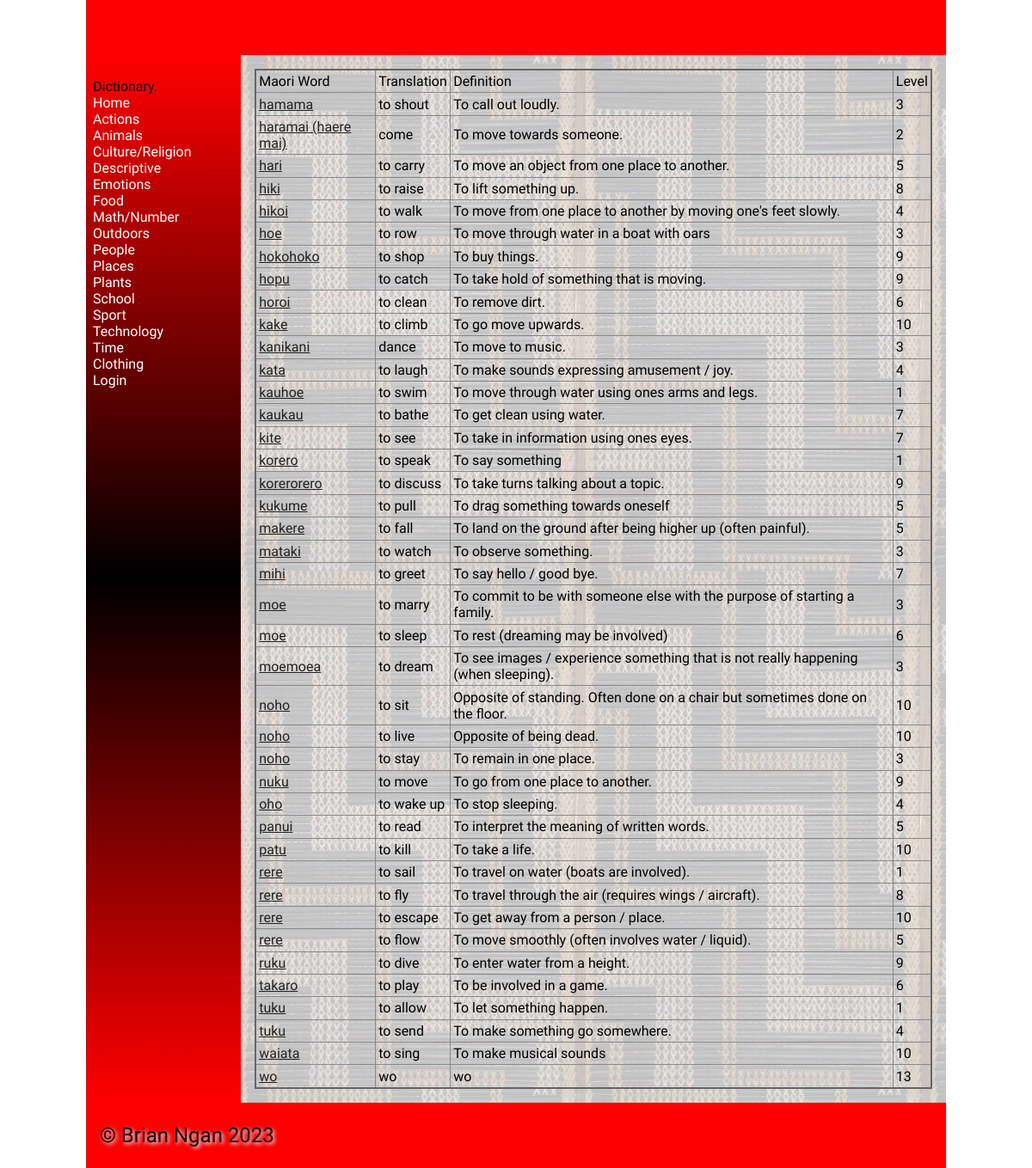
The page /category/1 on the database as committed earlier.
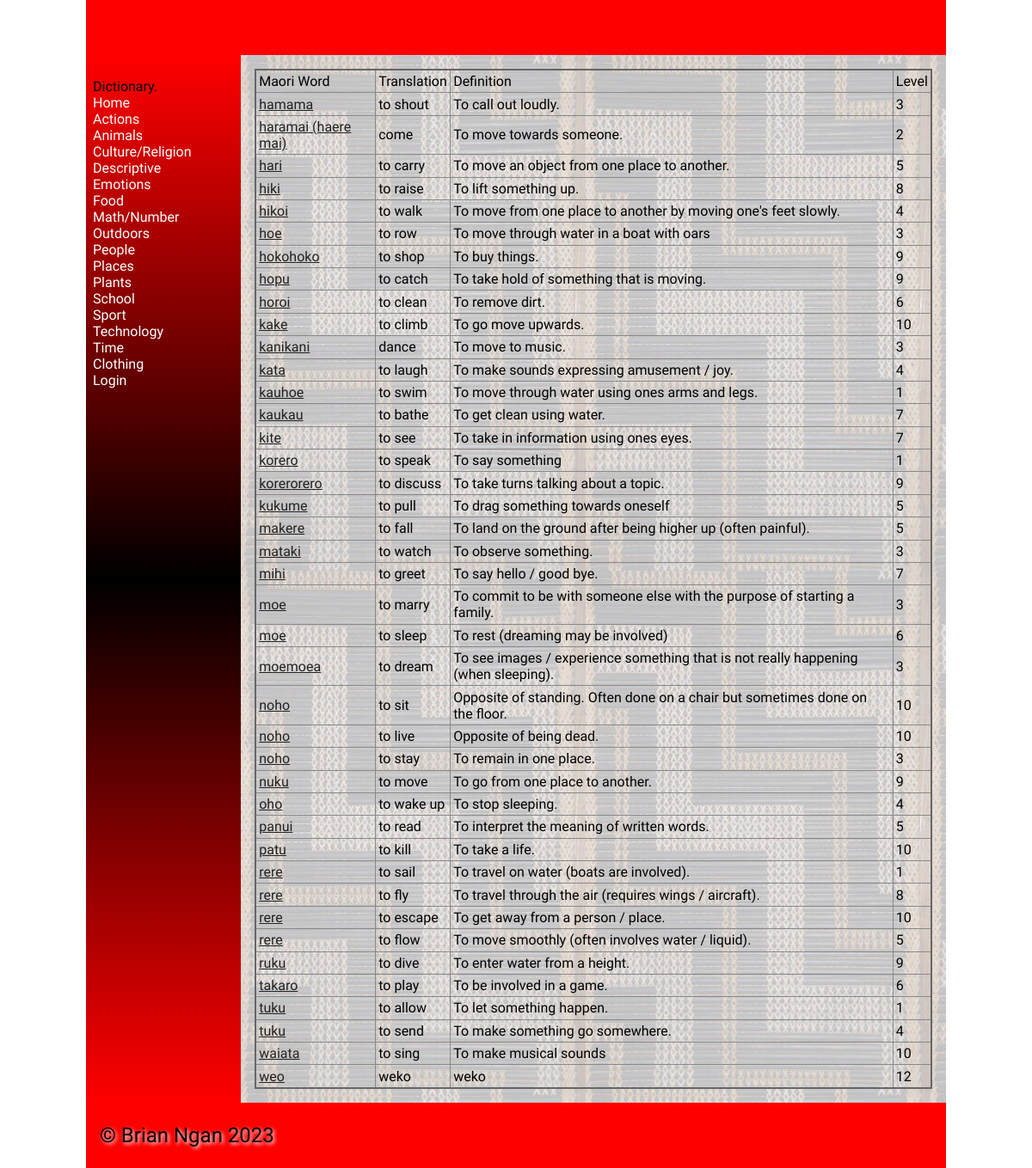
The same page on the database as committed later.
### tables this page shows
CREATE TABLE categories
(
    id       integer
        primary key autoincrement,
    category varchar(30)
);

CREATE TABLE "vocab_list"
(
    id                  integer
        primary key autoincrement,
    maori_word          varchar default 30,
    english_translation varchar default 30,
    category            integer,
    definition          varchar default 500,
    level               integer,
    image               varchar(60),
    author              integer,
    last_edit_time      varchar(50)
);

### flaskProject/app.py (the view)
@app.route('/category/<cat_id>')
def render_words(cat_id):
    con = create_connection(DATABASE)
    cur = con.cursor()
    query = "SELECT * FROM vocab_list WHERE category = ?"
    cur.execute(query, (cat_id,))
    words_list = cur.fetchall()
    return render_template('dictionary.html', logged_in=logged_in_checker(), categories=get_all_category(),
                           words=words_list)

### flaskProject/app.py (called while the page is built)
def create_connection(db_file):
    try:
        connection = sqlite3.connect(db_file)
        return connection
    except Error as e:
        print(e)
    return None

def logged_in_checker():
    if session.get('email') is None:
        return None
    elif session.get('user_type') == 1:
        return 0
    elif session.get('user_type') == 2:
        return 1

def get_all_category():
    con = create_connection(DATABASE)
    cur = con.cursor()
    query = "SELECT * FROM categories"
    cur.execute(query, )
    return cur.fetchall()

### flaskProject/templates/dictionary.html (shortened to what this page needs)
{% extends "base.html" %}
{% block main %}
<div class="word-block">
    <table>
        <thead>
            <tr>
                <td>Maori Word</td>
                <td>Translation</td>
                <td>Definition</td>
                <td>Level</td>
            </tr>
        </thead>
        <tbody>
        {% for word in words %}
            <tr>
                <td><a href="/worddisplay/{{word[0]}}">{{ word[1] }}</a></td>
                <td>{{ word[2] }}</td>
                <td>{{ word[4] }}</td>
                <td>{{ word[5] }}</td>
            </tr>
        {% endfor %}
        </tbody>
    </table>
</div>
{% endblock %}

### flaskProject/templates/base.html (shortened to what this page needs)
<!doctype html>
<html lang="en">
<head>
	<link href="{{ url_for('static', filename='css/style.css') }}" rel="stylesheet">
</head>
<body>
	<div id="container">
		<header>
			<h1>{% block heading %}{% endblock %}</h1>
		</header>
		<nav>
			<div class="container">
				<div class="navbar-brand">Dictionary.</div>
					<div class="navbar-links">
						<a href="/">Home</a><br>
                        {% for category in categories %}
                        <a href="/category/{{ category[0] }}">{{ category[1] }}</a><br>
                        {% endfor %}
						{% if logged_in == None %}
						<a href="/login">Login</a>
						{% else %}
						<a href="/logout">Logout</a>
						{%endif%}
					</div>
			</div>
		</nav>
		<main>
            {% block main%}{% endblock %}
        </main>
		<footer>
			<p>
				&copy; Brian Ngan 2023
			</p>
		</footer>
	</div>
</body>
</html>

Rows that differ between the two databases and show on the page:
removed vocab_list: maori_word "wo", english_translation "wo", definition "wo", level "13"
added vocab_list: maori_word "weo", english_translation "weko", definition "weko", level "12"
